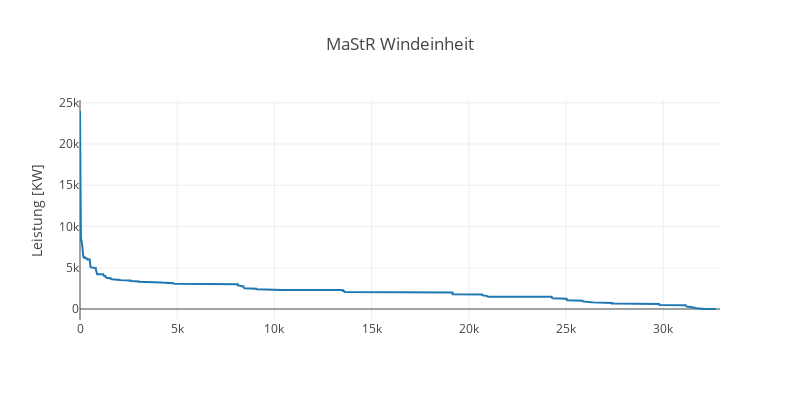

This figure's notebook cell:
### Code cell
# Interactive plot
df_wind = df_wind.sort_values(['Bruttoleistung'], ascending=[False])
data = [go.Scatter(
    #x = df_wind.loc[:,'id'],
    y = df_wind.loc[:,'Bruttoleistung'])]

# Set layout
layout = go.Layout(
    height=400, width = 800,
    #title='CO2-Emissions in EU28',
    title=''.join(info_dict_wind['Title']),
    # yaxis=dict(title='CO2-Emissions in Mt') )
    yaxis=dict(title='Leistung [KW]') )
ifig = go.Figure(data=data, layout=layout)
pltly.iplot(ifig)

### Figure 1 — Plotly figure (JSON) as saved in the notebook; plotly's stock layout.template omitted (floating-point values rounded to 4 significant figures; data arrays with more than 128 entries replaced by an {"elided": "..."} marker saying what was removed)
{"data": [{"type": "scatter", "uid": "bacfd985-a43b-4257-9e8f-212c891bba3f", "y": {"elided": "32924 float values"}}], "layout": {"height": 400, "title": {"text": "MaStR Windeinheit"}, "width": 800, "yaxis": {"title": {"text": "Leistung [KW]"}}}}
